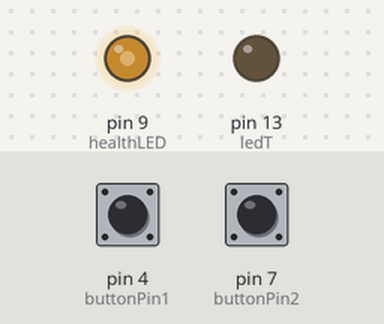
This sketch was run on a simulated Arduino Uno, built with avr-gcc and run on an emulated ATmega328P. Shown: output pins drawn as LEDs (lit = HIGH). The inputs (shaded band) are chosen by the test bench; at power-on: pin 4 (buttonPin1) LOW, pin 7 (buttonPin2) LOW. What the sketch prints to the serial monitor is not drawn.

Above: at 1.2 s.
1.3 s: pin 4 (buttonPin1) pulled HIGH for 0.15 s
2.9 s: pin 7 (buttonPin2) pulled HIGH for 0.15 s
Timing chart, 0 to 5.9 s (numbered marks = the images above; inputs shaded):
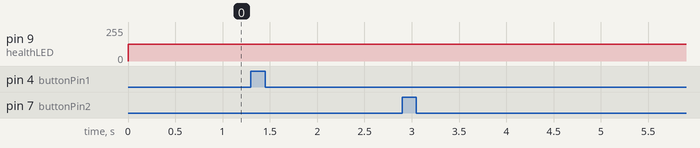

The sketch:

module_1.0.3.ino
```cpp
#include <IRremote.h>

int RECV_PIN = 11;
IRrecv irrecv(RECV_PIN);
IRsend irsend;          // pour la Led IR = toujours sortie 3PWM

// pour la Led IR = toujours sortie 3PWM
const int buttonPin1 = 4;     // the number of the pushbutton pin
const int buttonPin2 = 7;
const int healthLED = 9 ;
const int ledT =  13;      // Led témoin (réception)
int intenHL = 0 ;          //intensité healthLed


unsigned long Temps = 0;     //horloge
unsigned long Cible = 0;     //temps-cible led
unsigned long Cible1 = 0;    // tc sort 1
unsigned long Cible2 = 0;
const long inertie = 200 ;   // cooldown led 13
const long cooldown1 = 300 ;
const long cooldown2 = 300 ;

int health = 100 ;
int message = 0 ;
int Mort = 0 ;
String messagestr ;

int buttonState1 = 0;         // variable for reading the pushbutton status
int buttonState2 = 0;

int state = 0;
int flag = 0;        // make sure that you return the state only once


decode_results results;

void setup() {
  Serial.begin(9600);

  pinMode(healthLED, OUTPUT);
  pinMode(ledT, OUTPUT);

  pinMode(buttonPin1, INPUT);
  pinMode(buttonPin2, INPUT);


  irrecv.enableIRIn(); // Start the receiver
  health = 100 ;
}

void soinsSend() {
        irsend.sendSony(0xa10, 12);
        Cible2 = Temps + cooldown2 ;   // heure pour réutiliser le sort = instant T + cooldown2
        irrecv.enableIRIn();
        Serial.println("Soins");
        }

void attaqueSend() {
        irsend.sendSony(0xb10, 12);
        Cible1 = Temps + cooldown1 ;   // heure pour réutiliser le sort = instant T + cooldown
        irrecv.enableIRIn();
        Serial.println("Attaque");
        }

void attaqueRcv () {
    health = health - 5 ;
    Serial.print("health ");
    Serial.println(health, DEC);
    }

void soinsRcv() {
    health = health + 3 ;
    Serial.print("health ");
    Serial.println(health, DEC);
    }

void dump(decode_results *results) {
  // Dumps out the decode_results structure.
  // Call this after IRrecv::decode()
  int count = results->rawlen;


  if (results->decode_type == UNKNOWN) {
    Serial.print("Unknown encoding: ");
  }
  else if (results->decode_type == RC5) {
    Serial.print("Decoded RC5: ");
  }
  Serial.print(results->value, HEX);
  Serial.print(" (");
  Serial.print(results->bits, DEC);
  Serial.println(" bits)");
  Serial.print("Raw (");
  Serial.print(count, DEC);
  Serial.print("): ");
  for (int i = 1; i < count; i++) {
    if (i & 1) {
      Serial.print(results->rawbuf[i]*USECPERTICK, DEC);
    }
    else {
      Serial.write('-');
      Serial.print((unsigned long) results->rawbuf[i]*USECPERTICK, DEC);
    }
    Serial.print(" ");
  }
  Serial.println();
}


void loop() {
    Temps = millis() ;

    intenHL = 2.55 * health / 2 ;
  analogWrite(healthLED, intenHL) ;

///////////////////////////////////////////////////////////////
////////////////////////////EMISSION///////////////////////////
///////////////////////////////////////////////////////////////

  buttonState1 = digitalRead(buttonPin1);
  buttonState2 = digitalRead(buttonPin2);

  if (buttonState1 == HIGH && Temps > Cible2 ) {soinsSend();}           // bouton 1 : lumière et envoi "soins"
  if (buttonState2 == HIGH && Temps > Cible1 ) {attaqueSend();}           // bouton 2 : lumière et envoi 20 dégâts si pas en cooldown


///////////////////////////////////////////////////////////////
/////////////////////////RECEPTION/////////////////////////////
///////////////////////////////////////////////////////////////

  if (irrecv.decode(&results)) {
    digitalWrite(ledT, HIGH);
    Cible = Temps + inertie ; //si quelque chose, cible marque le temps et anticipe (temps cible) pour la Led 13

    //dump(&results);
    irrecv.resume(); // Receive the next value

    /*message = int(results.value);
    Serial.println(message);*/
    }

       if (health <= 0 ) {
       health = 0 ;
       intenHL = 0 ;
       Mort = Mort + 1 ;
       Serial.print("Player 1 est mort ");
       Serial.print(Mort);
       Serial.println(" fois.");

delay (5000) ;    //nope
health = 100 ;
}

       if (message == 2832 && health > 0) {attaqueRcv();}    //b10 2832 : dégâts

       if (message == 2576 && health < 100) {soinsRcv();}    //a10 2576 soins

       if (message == 2576 && health >= 100) {
         Serial.println("Vie au maximum.") ;
         health = 100 ;
}


message = 0;
if ( Temps >= Cible){ digitalWrite(ledT, LOW);}  //si temps actu sup ou égal cible, stop lumière


}
```

Measured:
- after the input at 1.3 s, every drawn part: stays the same
- after the input at 2.9 s, every drawn part: stays the same
